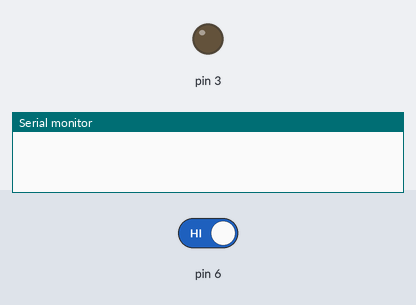
The sketch below on a simulated Arduino Uno, built with avr-gcc and run on an emulated ATmega328P. Shown: output pins drawn as LEDs (lit = HIGH), the last lines printed to the serial monitor. The test bench sets the inputs (shaded band); at power-on: pin 6 HIGH.

Above: at 1.2 s.
1.3 s: pin 6 driven LOW
At 1.7 s:
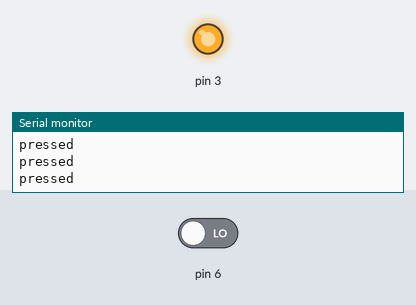
2.8 s: pin 6 driven HIGH
At 4.2 s:
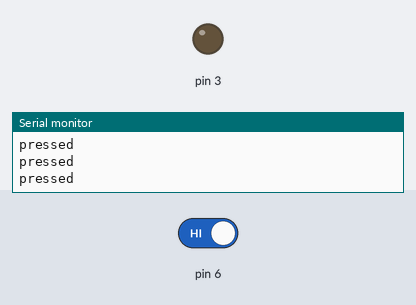
Timing chart, 0 to 5.8 s (numbered marks = the images above; inputs shaded):
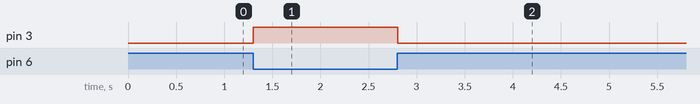

The sketch:

buttonTest.ino
```cpp
void setup()
{
  pinMode(6, INPUT);
  pinMode(3, OUTPUT);
  Serial.begin(9600);
}

void loop()
{
  while(digitalRead(6) == false)
  {
    digitalWrite(3,HIGH);
    Serial.println("pressed");
  }

  digitalWrite(3,LOW);

}
```

Measured:
- after the input at 1.3 s, pin 3: LOW → HIGH at once
- after the input at 2.8 s, pin 3: HIGH → LOW at once
